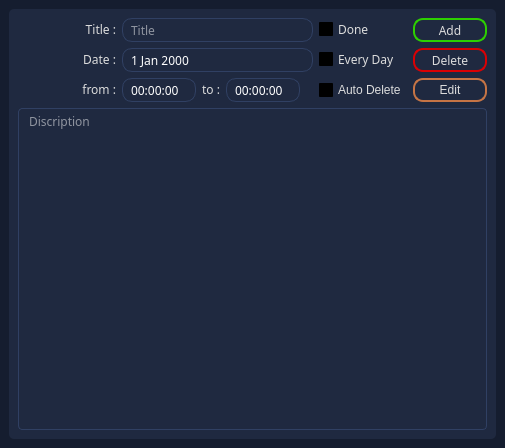
<?xml version="1.0" encoding="UTF-8"?>
<ui version="4.0">
 <class>view_item_todo_list</class>
 <widget class="QMainWindow" name="view_item_todo_list">
  <property name="geometry">
   <rect>
    <x>0</x>
    <y>0</y>
    <width>505</width>
    <height>448</height>
   </rect>
  </property>
  <property name="minimumSize">
   <size>
    <width>505</width>
    <height>448</height>
   </size>
  </property>
  <property name="maximumSize">
   <size>
    <width>505</width>
    <height>448</height>
   </size>
  </property>
  <property name="windowTitle">
   <string>view item</string>
  </property>
  <property name="windowIcon">
   <iconset>
    <normaloff>icons/hr logo.png</normaloff>icons/hr logo.png</iconset>
  </property>
  <property name="styleSheet">
   <string notr="true">background-color: rgb(21, 29, 47);</string>
  </property>
  <widget class="QWidget" name="centralwidget">
   <layout class="QGridLayout" name="gridLayout">
    <item row="0" column="0">
     <widget class="QFrame" name="frame">
      <property name="font">
       <font>
        <family>Yu Gothic UI Semibold</family>
       </font>
      </property>
      <property name="styleSheet">
       <string notr="true">#frame{
background-color: rgb(31, 41, 64);
 border-radius: 5px;
color:rgb(255,255,255);
	
}
QLabel,QCheckBox{

color: rgb(220, 220, 220);
}


#edit{
border: 2px solid rgb(198, 116, 69);
color: rgb(220, 220, 220);
}
#delete_item{
border: 2px solid rgb(218, 0, 3);
color: rgb(220, 220, 220);
}
#add_new_item{
border: 2px solid rgb(45, 208, 0);
color: rgb(220, 220, 220);
}
#edit:pressed , #delete_item:pressed , #add_new_item:pressed{
color: rgb(255, 255, 255);
	background-color: rgb(21, 29, 47);
}










QLabel,QCheckBox{
background-color: qradialgradient(spread:pad, cx:0.5, cy:0.5, radius:0.5, fx:0.5, fy:0.5, stop:0.243781 rgba(62, 62, 62, 0));
}


QLineEdit , QPushButton , QToolButton , QListWidget , QListWidget::item , QPushButton , QDateEdit,QTimeEdit
,QTextEdit
{
padding-left:6px;
padding-right:6px;
color:rgb(255,255,255);
border: 1px solid rgb(48, 64, 99);;
background-color: qradialgradient(spread:pad, cx:0.5, cy:0.5, radius:0.5, fx:0.5, fy:0.5, stop:0.243781 rgba(62, 62, 62, 0));
border-radius: 4px;

}


QListWidget{
background-color: rgb(23, 31, 49);

}


QPushButton , QToolButton,QLineEdit,QDateEdit,QTimeEdit{

border-radius: 10px;}




QScrollBar::sub-page:vertical ,QScrollBar::add-page:vertical{
background:rgb(24, 32, 49);}


QToolButton:pressed,QPushButton:pressed,QListWidget:item {
padding:1px;
background-color: rgb(20, 27, 45);}


QListWidget {
padding-top:8px;

}
 QPushButton , QToolButton{

padding:0px;
}


QScrollBar::handle:vertical,QListWidget:item:hover{
border-radius: 4px;
border: 2px solid rgb(164, 190, 217);
background-color: qradialgradient(spread:pad, cx:0.5, cy:0.5, radius:0.5, fx:0.5, fy:0.5, stop:0.243781 rgba(62, 62, 62, 0));
}


QListWidget::item:selected {
background-color: qradialgradient(spread:pad, cx:0.5, cy:0.5, radius:0.5, fx:0.5, fy:0.5, stop:0.243781 rgba(62, 62, 62, 0));

border: 2px solid rgb(17, 0, 255);
color:rgb(10, 57, 170);
}






QToolTip{
color:rgb(210,210,210);
background-color:rgb(42, 58, 94);
border-radius: 7px;
border: 2px solid rgb(0, 112, 187);
}
</string>
      </property>
      <property name="frameShape">
       <enum>QFrame::StyledPanel</enum>
      </property>
      <property name="frameShadow">
       <enum>QFrame::Raised</enum>
      </property>
      <layout class="QGridLayout" name="gridLayout_2" columnstretch="2,0,0,0,0,0,0">
       <item row="1" column="0">
        <widget class="QLabel" name="label_5">
         <property name="font">
          <font>
           <family>Yu Gothic UI Semibold</family>
          </font>
         </property>
         <property name="text">
          <string>&lt;html&gt;&lt;head/&gt;&lt;body&gt;&lt;p align=&quot;right&quot;&gt;Date :&lt;/p&gt;&lt;/body&gt;&lt;/html&gt;</string>
         </property>
        </widget>
       </item>
       <item row="2" column="0">
        <widget class="QLabel" name="label_2">
         <property name="font">
          <font>
           <family>Yu Gothic UI Semibold</family>
          </font>
         </property>
         <property name="text">
          <string>&lt;html&gt;&lt;head/&gt;&lt;body&gt;&lt;p align=&quot;right&quot;&gt;from :&lt;/p&gt;&lt;/body&gt;&lt;/html&gt;</string>
         </property>
        </widget>
       </item>
       <item row="2" column="1">
        <widget class="QTimeEdit" name="time_from">
         <property name="minimumSize">
          <size>
           <width>74</width>
           <height>24</height>
          </size>
         </property>
         <property name="font">
          <font>
           <family>Yu Gothic UI Semibold</family>
          </font>
         </property>
         <property name="buttonSymbols">
          <enum>QAbstractSpinBox::NoButtons</enum>
         </property>
        </widget>
       </item>
       <item row="1" column="5">
        <widget class="QCheckBox" name="everyday">
         <property name="font">
          <font>
           <family>Yu Gothic UI Semibold</family>
          </font>
         </property>
         <property name="text">
          <string>Every Day</string>
         </property>
        </widget>
       </item>
       <item row="0" column="5">
        <widget class="QCheckBox" name="done">
         <property name="font">
          <font>
           <family>Yu Gothic UI Semibold</family>
          </font>
         </property>
         <property name="text">
          <string>Done</string>
         </property>
        </widget>
       </item>
       <item row="1" column="6">
        <widget class="QPushButton" name="delete_item">
         <property name="sizePolicy">
          <sizepolicy hsizetype="Minimum" vsizetype="Preferred">
           <horstretch>0</horstretch>
           <verstretch>0</verstretch>
          </sizepolicy>
         </property>
         <property name="minimumSize">
          <size>
           <width>74</width>
           <height>24</height>
          </size>
         </property>
         <property name="font">
          <font>
           <family>Yu Gothic UI Semibold</family>
          </font>
         </property>
         <property name="text">
          <string>Delete</string>
         </property>
        </widget>
       </item>
       <item row="2" column="5">
        <widget class="QCheckBox" name="auto_del">
         <property name="text">
          <string>Auto Delete</string>
         </property>
        </widget>
       </item>
       <item row="2" column="6">
        <widget class="QPushButton" name="edit">
         <property name="minimumSize">
          <size>
           <width>74</width>
           <height>24</height>
          </size>
         </property>
         <property name="text">
          <string>Edit</string>
         </property>
        </widget>
       </item>
       <item row="0" column="6">
        <widget class="QPushButton" name="add_new_item">
         <property name="sizePolicy">
          <sizepolicy hsizetype="Minimum" vsizetype="Preferred">
           <horstretch>0</horstretch>
           <verstretch>0</verstretch>
          </sizepolicy>
         </property>
         <property name="minimumSize">
          <size>
           <width>74</width>
           <height>24</height>
          </size>
         </property>
         <property name="font">
          <font>
           <family>Yu Gothic UI Semibold</family>
          </font>
         </property>
         <property name="text">
          <string>Add</string>
         </property>
        </widget>
       </item>
       <item row="3" column="0" colspan="7">
        <widget class="QTextEdit" name="discription">
         <property name="font">
          <font>
           <family>Yu Gothic UI Semibold</family>
          </font>
         </property>
         <property name="placeholderText">
          <string>Discription</string>
         </property>
        </widget>
       </item>
       <item row="1" column="1" colspan="4">
        <widget class="QDateEdit" name="date">
         <property name="minimumSize">
          <size>
           <width>74</width>
           <height>24</height>
          </size>
         </property>
         <property name="font">
          <font>
           <family>Yu Gothic UI Semibold</family>
          </font>
         </property>
         <property name="buttonSymbols">
          <enum>QAbstractSpinBox::NoButtons</enum>
         </property>
        </widget>
       </item>
       <item row="0" column="0">
        <widget class="QLabel" name="label">
         <property name="font">
          <font>
           <family>Yu Gothic UI Semibold</family>
          </font>
         </property>
         <property name="text">
          <string>&lt;html&gt;&lt;head/&gt;&lt;body&gt;&lt;p align=&quot;right&quot;&gt;Title :&lt;/p&gt;&lt;/body&gt;&lt;/html&gt;</string>
         </property>
        </widget>
       </item>
       <item row="2" column="4">
        <widget class="QLabel" name="total_time">
         <property name="font">
          <font>
           <family>Yu Gothic UI Semibold</family>
          </font>
         </property>
         <property name="text">
          <string/>
         </property>
        </widget>
       </item>
       <item row="2" column="2">
        <widget class="QLabel" name="label_3">
         <property name="font">
          <font>
           <family>Yu Gothic UI Semibold</family>
          </font>
         </property>
         <property name="text">
          <string>&lt;html&gt;&lt;head/&gt;&lt;body&gt;&lt;p align=&quot;right&quot;&gt;to :&lt;/p&gt;&lt;/body&gt;&lt;/html&gt;</string>
         </property>
        </widget>
       </item>
       <item row="2" column="3">
        <widget class="QTimeEdit" name="time_to">
         <property name="minimumSize">
          <size>
           <width>74</width>
           <height>24</height>
          </size>
         </property>
         <property name="font">
          <font>
           <family>Yu Gothic UI Semibold</family>
          </font>
         </property>
         <property name="buttonSymbols">
          <enum>QAbstractSpinBox::NoButtons</enum>
         </property>
        </widget>
       </item>
       <item row="0" column="1" colspan="4">
        <widget class="QLineEdit" name="title">
         <property name="minimumSize">
          <size>
           <width>74</width>
           <height>24</height>
          </size>
         </property>
         <property name="font">
          <font>
           <family>Yu Gothic UI Semibold</family>
          </font>
         </property>
         <property name="placeholderText">
          <string>Title</string>
         </property>
        </widget>
       </item>
      </layout>
     </widget>
    </item>
   </layout>
  </widget>
 </widget>
 <tabstops>
  <tabstop>title</tabstop>
  <tabstop>date</tabstop>
  <tabstop>time_to</tabstop>
  <tabstop>time_from</tabstop>
  <tabstop>auto_del</tabstop>
  <tabstop>everyday</tabstop>
  <tabstop>done</tabstop>
  <tabstop>discription</tabstop>
  <tabstop>add_new_item</tabstop>
  <tabstop>delete_item</tabstop>
  <tabstop>edit</tabstop>
 </tabstops>
 <resources/>
 <connections/>
</ui>
